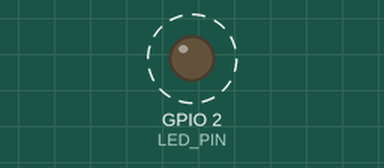
Simulated run of this sketch. Board: ESP32. Parts: output pins drawn as LEDs (lit = HIGH). Dashed ring = blinking. What the sketch prints to the serial monitor is not drawn.

Above: at 0.2 s.
Timing chart, 0 to 3.0 s (numbered marks = the images above):
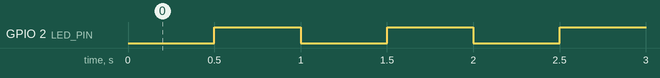

The sketch:

v2_builtin_led.ino
```cpp
// =============================================================================
// 01_heartbeat_millis – Variant 2: ESP32 built-in LED (minimal hardware)
// =============================================================================
// Concept: Non-blocking LED blink with millis().
// Uses the ESP32 dev-board built-in LED (GPIO2 on most DOIT DevKit boards).
// No external components needed.
//
// Wiring: just the ESP32 board – built-in LED is on GPIO2.
// =============================================================================

// ---- Tuning knobs -----------------------------------------------------------
constexpr int     LED_PIN        = 2;    // built-in LED on most DOIT ESP32 boards
constexpr uint32_t BEAT_INTERVAL_MS = 500;  // blink period (ms)
// -----------------------------------------------------------------------------

bool ledState = false;
uint32_t lastBeatMs = 0;

void setup() {
  Serial.begin(115200);
  pinMode(LED_PIN, OUTPUT);
  digitalWrite(LED_PIN, LOW);
  Serial.println("01_heartbeat_millis v2 – built-in LED");
}

void loop() {
  uint32_t now = millis();

  if (now - lastBeatMs >= BEAT_INTERVAL_MS) {
    lastBeatMs = now;
    ledState = !ledState;
    digitalWrite(LED_PIN, ledState ? HIGH : LOW);

    Serial.print("BEAT  led=");
    Serial.println(ledState ? "ON" : "OFF");
  }
}
```

Measured:
- by itself, GPIO 2 (LED_PIN): alternates HIGH for 0.50 s and LOW for 0.50 s
